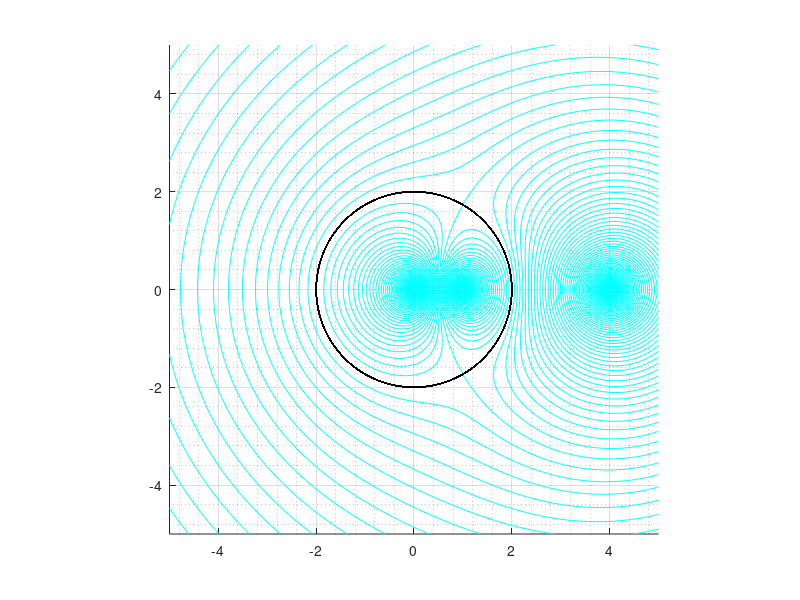

This figure's MATLAB source:
ix=5;
interval=100;
contours=-100:1.700508/2:100;
gamma=10;
d=4;
a=2;
[x,y]=meshgrid(-ix:ix/interval:ix);
[r,theta]=cart2pol(x,y);
z=x+1i*y;
zo1=d;

hold all;
Fz=(-1i*gamma/2*pi).*(log(z-zo1)-log(z-(a^2/d))+log(z));
contour(x,y,imag(Fz),contours,'c');
fill((a*cos(theta)),(a*sin(theta)),'k');
grid on;
grid minor;
axis([-ix ix -ix ix])
pbaspect([1 1 1]);